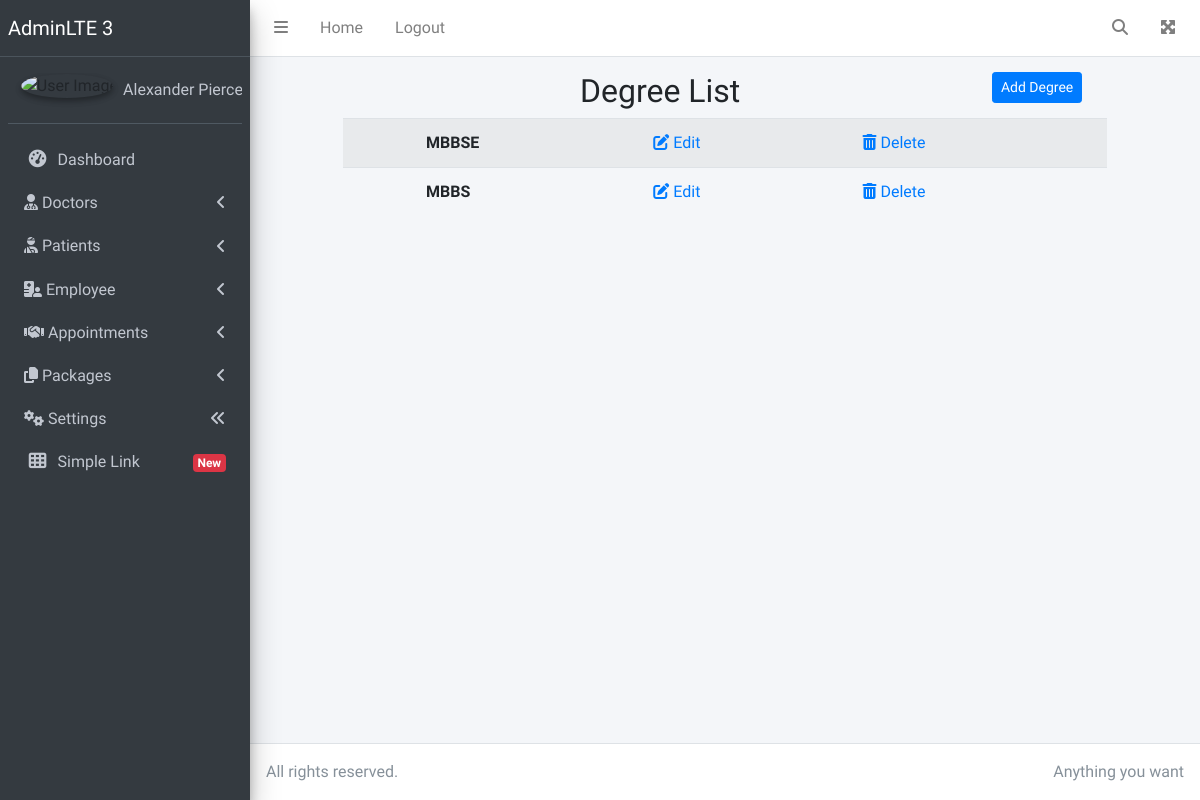
The app's page /degreelist/ (signed in), older data.
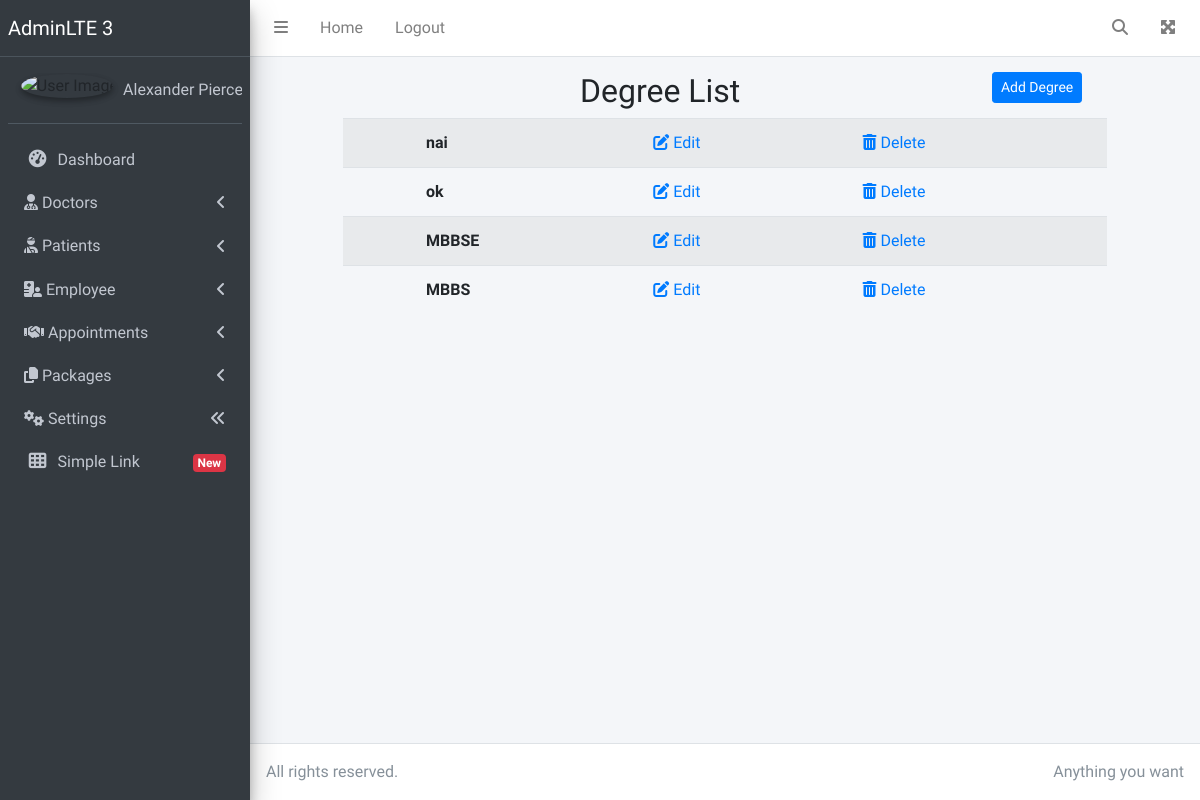
The same page, newer data.
### sadmin/models.py (models this page shows)
class Degree(models.Model):
    name        =   models.CharField(max_length=200, blank=False)
    def __str__(self):
        return self.name

### sadmin/views.py (the view)
# urls.py: path('degreelist/', views.DegreeListView, name='degreelist'),
@login_required
def DegreeListView(request):
    degree = Degree.objects.all().order_by('-id')
    context = {'degree':degree}
    return render (request, 'degree/degreelist.html', context)

### sadmin/templates/degree/degreelist.html (shortened to what this page needs)
{% extends 'base/dashboard_base.html' %}
{% block body %}
<div class="container ">
<div class="row ">
	<div class="col-md-10 mx-auto">
        <div class="row">
            <div class="col">
                <h2 > Degree List </h2>
            </div>
            <div class="col col-lg-2">
                <button type="button" class="btn btn-primary btn-sm"><a href="{% url 'degree_create' %}"> Add Degree </a> </button>
            </div>
          </div>
<table class="table table-striped">
    {% for d in degree %}
    <tr>
        <td> </td>
        <td><strong>{{ d }}</strong> </td>
        <td><a href="{% url 'edit_degree' d.id %}"> <i class="fas fa-edit"></i> Edit</a>  </td>
        <td> <a href="{% url 'delete_degree' d.id %}"><i  class="fas fa-trash-alt"></i> Delete</a></td>
    </tr>
    {% empty %}
    <h2> Sorry No degree to show </h2>
    {% endfor %}
    </table>
</div>
</div>
</div>
{% endblock %}

Row changes from the older to the newer data that the page shows:
added Degree: name "nai"
added Degree: name "ok"
